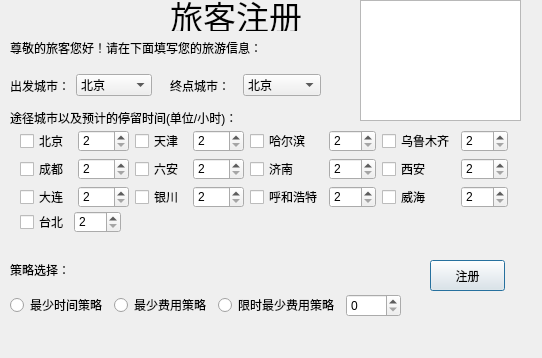
<?xml version="1.0" encoding="UTF-8"?>
<ui version="4.0">
 <class>CreateNewCustomer</class>
 <widget class="QDialog" name="CreateNewCustomer">
  <property name="geometry">
   <rect>
    <x>0</x>
    <y>0</y>
    <width>542</width>
    <height>358</height>
   </rect>
  </property>
  <property name="windowTitle">
   <string>Dialog</string>
  </property>
  <widget class="QWidget" name="horizontalLayoutWidget_5">
   <property name="geometry">
    <rect>
     <x>170</x>
     <y>70</y>
     <width>151</width>
     <height>31</height>
    </rect>
   </property>
   <layout class="QHBoxLayout" name="endCity_select">
    <item>
     <widget class="QLabel" name="endCity_label">
      <property name="text">
       <string>终点城市：</string>
      </property>
     </widget>
    </item>
    <item>
     <widget class="QComboBox" name="end_City">
      <item>
       <property name="text">
        <string>北京</string>
       </property>
      </item>
      <item>
       <property name="text">
        <string>天津</string>
       </property>
      </item>
      <item>
       <property name="text">
        <string>哈尔滨</string>
       </property>
      </item>
      <item>
       <property name="text">
        <string>大连</string>
       </property>
      </item>
      <item>
       <property name="text">
        <string>乌鲁木齐</string>
       </property>
      </item>
      <item>
       <property name="text">
        <string>成都</string>
       </property>
      </item>
      <item>
       <property name="text">
        <string>六安</string>
       </property>
      </item>
      <item>
       <property name="text">
        <string>银川</string>
       </property>
      </item>
      <item>
       <property name="text">
        <string>呼和浩特</string>
       </property>
      </item>
      <item>
       <property name="text">
        <string>威海</string>
       </property>
      </item>
      <item>
       <property name="text">
        <string>济南</string>
       </property>
      </item>
      <item>
       <property name="text">
        <string>西安</string>
       </property>
      </item>
     </widget>
    </item>
   </layout>
  </widget>
  <widget class="QWidget" name="horizontalLayoutWidget">
   <property name="geometry">
    <rect>
     <x>10</x>
     <y>290</y>
     <width>391</width>
     <height>31</height>
    </rect>
   </property>
   <layout class="QHBoxLayout" name="Strategy_frame">
    <item>
     <widget class="QRadioButton" name="leastTime_Strategy">
      <property name="text">
       <string>最少时间策略</string>
      </property>
     </widget>
    </item>
    <item>
     <widget class="QRadioButton" name="leastFee_Strategy">
      <property name="text">
       <string>最少费用策略</string>
      </property>
     </widget>
    </item>
    <item>
     <widget class="QRadioButton" name="leastTime_Fee_Strategy">
      <property name="text">
       <string>限时最少费用策略</string>
      </property>
     </widget>
    </item>
    <item>
     <widget class="QSpinBox" name="limited_Time">
      <property name="maximum">
       <number>240</number>
      </property>
      <property name="singleStep">
       <number>5</number>
      </property>
     </widget>
    </item>
   </layout>
  </widget>
  <widget class="QLabel" name="prompt_label">
   <property name="geometry">
    <rect>
     <x>10</x>
     <y>40</y>
     <width>261</width>
     <height>16</height>
    </rect>
   </property>
   <property name="text">
    <string>尊敬的旅客您好！请在下面填写您的旅游信息：</string>
   </property>
  </widget>
  <widget class="QLabel" name="strategy_label">
   <property name="geometry">
    <rect>
     <x>10</x>
     <y>260</y>
     <width>71</width>
     <height>20</height>
    </rect>
   </property>
   <property name="text">
    <string>策略选择：</string>
   </property>
  </widget>
  <widget class="QLabel" name="passCities_label">
   <property name="geometry">
    <rect>
     <x>10</x>
     <y>110</y>
     <width>241</width>
     <height>16</height>
    </rect>
   </property>
   <property name="text">
    <string>途径城市以及预计的停留时间(单位/小时)：</string>
   </property>
  </widget>
  <widget class="QPushButton" name="createCustomer_Button">
   <property name="geometry">
    <rect>
     <x>430</x>
     <y>260</y>
     <width>75</width>
     <height>31</height>
    </rect>
   </property>
   <property name="text">
    <string>注册</string>
   </property>
  </widget>
  <widget class="QGraphicsView" name="logoTravel">
   <property name="geometry">
    <rect>
     <x>360</x>
     <y>0</y>
     <width>161</width>
     <height>121</height>
    </rect>
   </property>
  </widget>
  <widget class="QWidget" name="horizontalLayoutWidget_4">
   <property name="geometry">
    <rect>
     <x>10</x>
     <y>70</y>
     <width>142</width>
     <height>31</height>
    </rect>
   </property>
   <layout class="QHBoxLayout" name="startCity_select">
    <item>
     <widget class="QLabel" name="startCity_label">
      <property name="text">
       <string>出发城市：</string>
      </property>
     </widget>
    </item>
    <item>
     <widget class="QComboBox" name="start_City">
      <property name="toolTip">
       <string/>
      </property>
      <item>
       <property name="text">
        <string extracomment="Beijing">北京</string>
       </property>
      </item>
      <item>
       <property name="text">
        <string>天津</string>
       </property>
      </item>
      <item>
       <property name="text">
        <string>哈尔滨</string>
       </property>
      </item>
      <item>
       <property name="text">
        <string>大连</string>
       </property>
      </item>
      <item>
       <property name="text">
        <string>乌鲁木齐</string>
       </property>
      </item>
      <item>
       <property name="text">
        <string>银川</string>
       </property>
      </item>
      <item>
       <property name="text">
        <string>呼和浩特</string>
       </property>
      </item>
      <item>
       <property name="text">
        <string>威海</string>
       </property>
      </item>
      <item>
       <property name="text">
        <string>成都</string>
       </property>
      </item>
      <item>
       <property name="text">
        <string>济南</string>
       </property>
      </item>
      <item>
       <property name="text">
        <string>西安</string>
       </property>
      </item>
      <item>
       <property name="text">
        <string>六安</string>
       </property>
      </item>
      <item>
       <property name="text">
        <string>台北</string>
       </property>
      </item>
     </widget>
    </item>
   </layout>
  </widget>
  <widget class="QLabel" name="title_label">
   <property name="geometry">
    <rect>
     <x>170</x>
     <y>0</y>
     <width>161</width>
     <height>31</height>
    </rect>
   </property>
   <property name="font">
    <font>
     <family>华文行楷</family>
     <pointsize>25</pointsize>
    </font>
   </property>
   <property name="lineWidth">
    <number>4</number>
   </property>
   <property name="text">
    <string>旅客注册</string>
   </property>
   <property name="textFormat">
    <enum>Qt::AutoText</enum>
   </property>
   <property name="wordWrap">
    <bool>false</bool>
   </property>
  </widget>
  <widget class="QWidget" name="layoutWidget">
   <property name="geometry">
    <rect>
     <x>20</x>
     <y>211</y>
     <width>101</width>
     <height>22</height>
    </rect>
   </property>
   <layout class="QHBoxLayout" name="horizontalLayout_6">
    <item>
     <widget class="QCheckBox" name="Taibei_Button">
      <property name="text">
       <string>台北</string>
      </property>
     </widget>
    </item>
    <item>
     <widget class="QSpinBox" name="Taibei_Time">
      <property name="minimum">
       <number>2</number>
      </property>
      <property name="maximum">
       <number>240</number>
      </property>
      <property name="singleStep">
       <number>2</number>
      </property>
     </widget>
    </item>
   </layout>
  </widget>
  <widget class="QWidget" name="layoutWidget">
   <property name="geometry">
    <rect>
     <x>20</x>
     <y>130</y>
     <width>488</width>
     <height>78</height>
    </rect>
   </property>
   <layout class="QHBoxLayout" name="horizontalLayout_5">
    <item>
     <layout class="QHBoxLayout" name="horizontalLayout_4">
      <item>
       <layout class="QVBoxLayout" name="verticalLayout_7">
        <item>
         <widget class="QCheckBox" name="Beijing_Button">
          <property name="text">
           <string>北京</string>
          </property>
         </widget>
        </item>
        <item>
         <widget class="QCheckBox" name="Chendu_Button">
          <property name="text">
           <string>成都</string>
          </property>
         </widget>
        </item>
        <item>
         <widget class="QCheckBox" name="Dalian_Button">
          <property name="text">
           <string>大连</string>
          </property>
         </widget>
        </item>
       </layout>
      </item>
      <item>
       <layout class="QVBoxLayout" name="verticalLayout_8">
        <item>
         <widget class="QSpinBox" name="Beijing_Time">
          <property name="minimum">
           <number>2</number>
          </property>
          <property name="maximum">
           <number>240</number>
          </property>
          <property name="singleStep">
           <number>2</number>
          </property>
         </widget>
        </item>
        <item>
         <widget class="QSpinBox" name="Chendu_Time">
          <property name="minimum">
           <number>2</number>
          </property>
          <property name="maximum">
           <number>240</number>
          </property>
          <property name="singleStep">
           <number>2</number>
          </property>
         </widget>
        </item>
        <item>
         <widget class="QSpinBox" name="Dalian_Time">
          <property name="minimum">
           <number>2</number>
          </property>
          <property name="maximum">
           <number>240</number>
          </property>
          <property name="singleStep">
           <number>2</number>
          </property>
         </widget>
        </item>
       </layout>
      </item>
     </layout>
    </item>
    <item>
     <layout class="QHBoxLayout" name="horizontalLayout_3">
      <item>
       <layout class="QVBoxLayout" name="verticalLayout_5">
        <item>
         <widget class="QCheckBox" name="Tianjin__Button">
          <property name="text">
           <string>天津</string>
          </property>
         </widget>
        </item>
        <item>
         <widget class="QCheckBox" name="Luan_Button">
          <property name="text">
           <string>六安</string>
          </property>
         </widget>
        </item>
        <item>
         <widget class="QCheckBox" name="Yinchuan_Button">
          <property name="text">
           <string>银川</string>
          </property>
         </widget>
        </item>
       </layout>
      </item>
      <item>
       <layout class="QVBoxLayout" name="verticalLayout_6">
        <item>
         <widget class="QSpinBox" name="Tianjin_Time">
          <property name="minimum">
           <number>2</number>
          </property>
          <property name="maximum">
           <number>240</number>
          </property>
          <property name="singleStep">
           <number>2</number>
          </property>
         </widget>
        </item>
        <item>
         <widget class="QSpinBox" name="Luan_Time">
          <property name="minimum">
           <number>2</number>
          </property>
          <property name="maximum">
           <number>240</number>
          </property>
          <property name="singleStep">
           <number>2</number>
          </property>
         </widget>
        </item>
        <item>
         <widget class="QSpinBox" name="Yinchuan_Time">
          <property name="minimum">
           <number>2</number>
          </property>
          <property name="maximum">
           <number>240</number>
          </property>
          <property name="singleStep">
           <number>2</number>
          </property>
         </widget>
        </item>
       </layout>
      </item>
     </layout>
    </item>
    <item>
     <layout class="QHBoxLayout" name="horizontalLayout_2">
      <item>
       <layout class="QVBoxLayout" name="verticalLayout_3">
        <item>
         <widget class="QCheckBox" name="HaerBin_Button">
          <property name="text">
           <string>哈尔滨</string>
          </property>
         </widget>
        </item>
        <item>
         <widget class="QCheckBox" name="Jinan_Button">
          <property name="text">
           <string>济南</string>
          </property>
         </widget>
        </item>
        <item>
         <widget class="QCheckBox" name="HuheHaoTe_Button">
          <property name="text">
           <string>呼和浩特</string>
          </property>
         </widget>
        </item>
       </layout>
      </item>
      <item>
       <layout class="QVBoxLayout" name="verticalLayout_4">
        <item>
         <widget class="QSpinBox" name="HaerBin_Time">
          <property name="minimum">
           <number>2</number>
          </property>
          <property name="maximum">
           <number>240</number>
          </property>
          <property name="singleStep">
           <number>2</number>
          </property>
         </widget>
        </item>
        <item>
         <widget class="QSpinBox" name="Jinan_Time">
          <property name="minimum">
           <number>2</number>
          </property>
          <property name="maximum">
           <number>240</number>
          </property>
          <property name="singleStep">
           <number>2</number>
          </property>
         </widget>
        </item>
        <item>
         <widget class="QSpinBox" name="HuheHaoTe_Time">
          <property name="minimum">
           <number>2</number>
          </property>
          <property name="maximum">
           <number>240</number>
          </property>
          <property name="singleStep">
           <number>2</number>
          </property>
         </widget>
        </item>
       </layout>
      </item>
     </layout>
    </item>
    <item>
     <layout class="QHBoxLayout" name="horizontalLayout">
      <item>
       <layout class="QVBoxLayout" name="verticalLayout">
        <item>
         <widget class="QCheckBox" name="WuluMuQi_Button">
          <property name="text">
           <string>乌鲁木齐</string>
          </property>
         </widget>
        </item>
        <item>
         <widget class="QCheckBox" name="Xian_Button">
          <property name="text">
           <string>西安</string>
          </property>
         </widget>
        </item>
        <item>
         <widget class="QCheckBox" name="WeiHai_Button">
          <property name="text">
           <string>威海</string>
          </property>
         </widget>
        </item>
       </layout>
      </item>
      <item>
       <layout class="QVBoxLayout" name="verticalLayout_2">
        <item>
         <widget class="QSpinBox" name="WuluMuQi_Time">
          <property name="minimum">
           <number>2</number>
          </property>
          <property name="maximum">
           <number>240</number>
          </property>
          <property name="singleStep">
           <number>2</number>
          </property>
         </widget>
        </item>
        <item>
         <widget class="QSpinBox" name="Xian_Time">
          <property name="minimum">
           <number>2</number>
          </property>
          <property name="maximum">
           <number>240</number>
          </property>
          <property name="singleStep">
           <number>2</number>
          </property>
         </widget>
        </item>
        <item>
         <widget class="QSpinBox" name="WeiHai_Time">
          <property name="minimum">
           <number>2</number>
          </property>
          <property name="maximum">
           <number>240</number>
          </property>
          <property name="singleStep">
           <number>2</number>
          </property>
         </widget>
        </item>
       </layout>
      </item>
     </layout>
    </item>
   </layout>
  </widget>
 </widget>
 <resources/>
 <connections/>
</ui>
